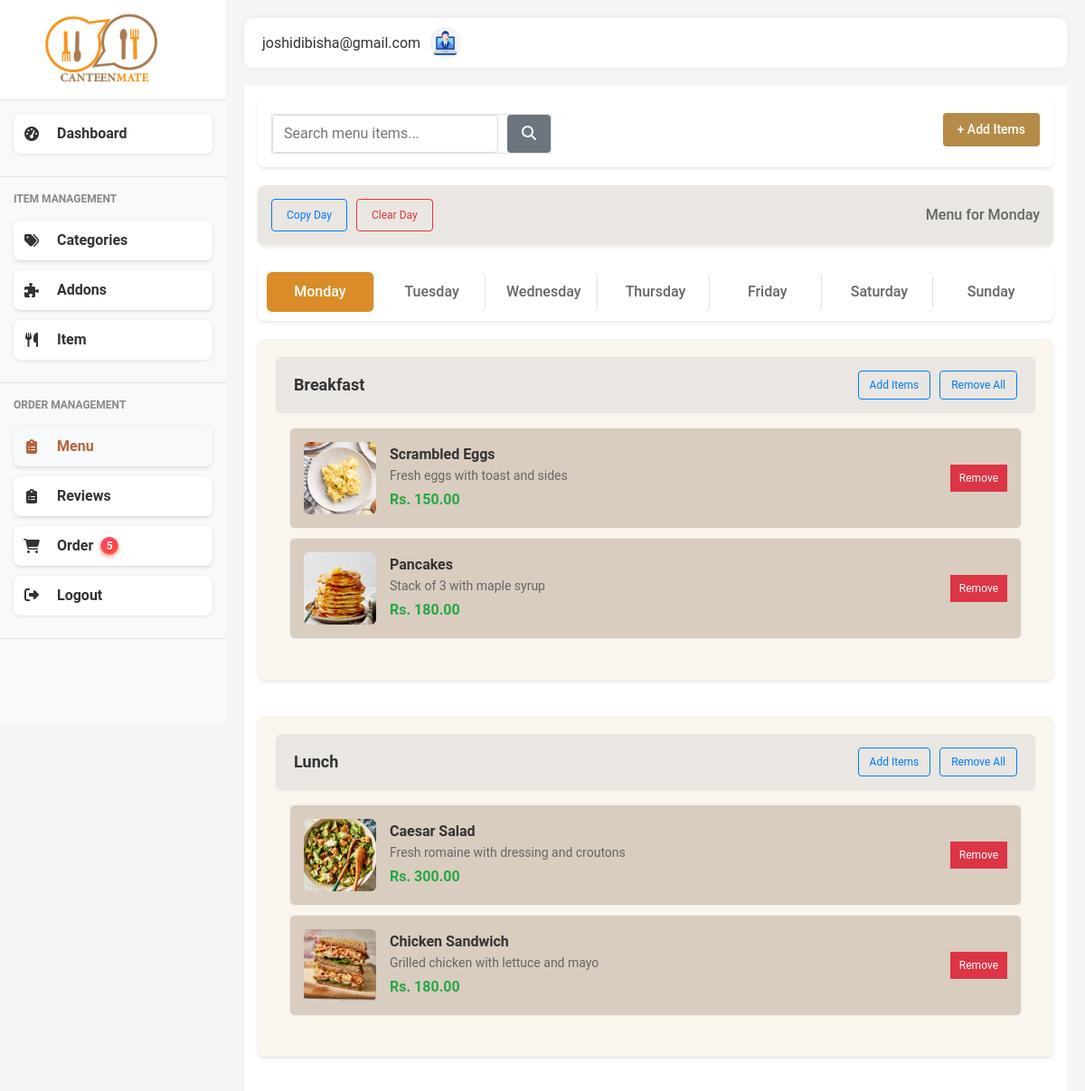
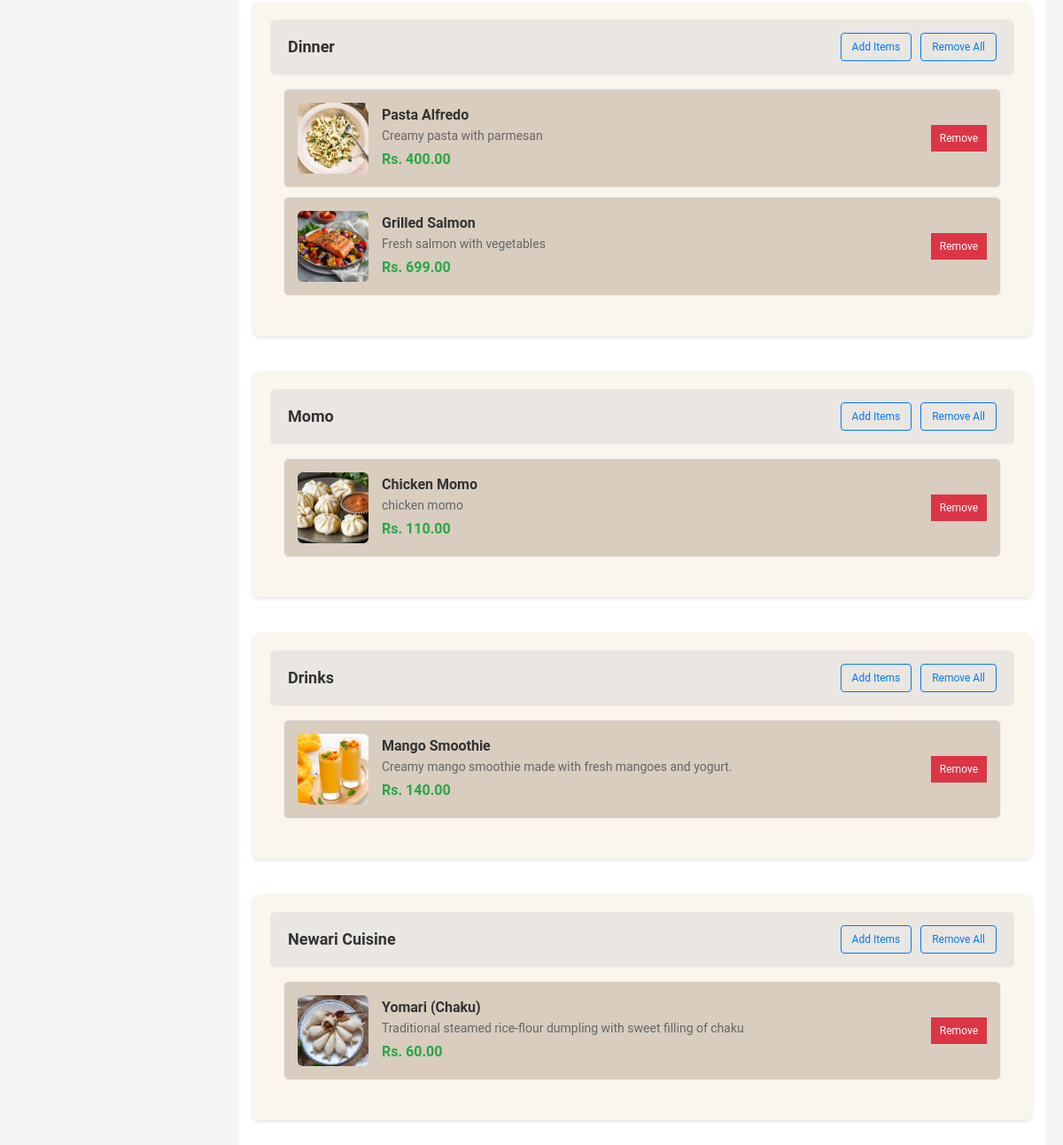
Page /admin/menu (signed in) on the committed database (2 pictures, top to bottom).
### models.py (models this page shows, shortened)
class User(db.Model):
    id = db.Column(db.Integer, primary_key=True)
    fullname = db.Column(db.String(100), nullable=False)
    email = db.Column(db.String(100), unique=True, nullable=False)
    password = db.Column(db.String(200), nullable=False)
    role = db.Column(db.String(20), nullable=False)
    phone = db.Column(db.String(10))
    created_at = db.Column(db.DateTime, server_default=db.func.now())

class Category(db.Model):
    __tablename__ = 'categories'
    id = db.Column(db.Integer, primary_key=True)
    name = db.Column(db.String(100), nullable=False, unique=True)
    status = db.Column(db.Boolean, default=True)  # Active or Inactive
    items = db.relationship('Item', backref='category', lazy=True, cascade='all, delete-orphan')

class Item(db.Model):
    __tablename__ = 'items'
    id = db.Column(db.Integer, primary_key=True)
    name = db.Column(db.String(100), nullable=False)
    price = db.Column(db.Float, nullable=False)
    category_id = db.Column(db.Integer, db.ForeignKey('categories.id'), nullable=False)
    description = db.Column(db.Text, nullable=True)
    image_filename = db.Column(db.String(255), nullable=True)
    available = db.Column(db.Boolean, default=True)
    attribute_values = db.relationship(
        'AttributeValue',
        secondary=item_attribute_values,
        back_populates='items'
    )
    addons = db.relationship(
        'Addon',
        secondary=addon_item_association,
        back_populates='items'
    )

### main.py (the view)
@app.route('/admin/menu')
@login_required
def menu():
    user_id = session['user_id']
    user = User.query.get(user_id)
    categories = Category.query.filter_by(status=True).all()
    available_items = Item.query.filter_by(available=True).all()
    current_day = request.args.get('day', 'monday')
    menu_items = {}
    for category in categories:
        menu_items[category.name] = []
    menu_entries = Menu.query.filter_by(day=current_day).all()
    for entry in menu_entries:
        if entry.category.name not in menu_items:
            menu_items[entry.category.name] = []
        menu_items[entry.category.name].append(entry.item)
    return render_template('admin/admin_menu.html',
                           user=user,
                           active_page='menu',
                           categories=categories,
                           available_items=available_items,
                           menu_items=menu_items,
                           current_day=current_day)

### main.py (called while the page is built)
def login_required(view):
    @functools.wraps(view)
    def wrapped_view(**kwargs):
        if 'user_id' not in session:
            flash('Please log in to access this page', 'warning')
            return redirect(url_for('login'))
        return view(**kwargs)
    return wrapped_view

@app.context_processor
def inject_new_orders_count():
    count = Order.query.filter_by(status='pending').count()
    print(count)
    return dict(new_orders_count=count)

### templates/admin/admin_menu.html (shortened to what this page needs)
{% extends "admin/admin_base.html" %}
{% block content %}
<div class="menu-management">
    <section class="action-bar">
        <div class="search-container">
            <form method="GET" action="{{ url_for('search_menu') }}">
                <input type="text" name="q" placeholder="Search menu items..." value="{{ search_query or '' }}">
                <button type="submit" class="search-btn"><i class="fas fa-search"></i></button>
            </form>
        </div>
        <button class="add-btn" id="add-menu-btn">+ Add Items</button>
    </section>
    <section class="menu-actions">
        <button type="button" onclick="openCopyModal()">Copy Day</button>
        <button type="button" onclick="confirmClearDay()" class="danger">Clear Day</button>
        <span>Menu for {{ current_day.title() }}</span>
    </section>
    <section class="menu-days">
        <a href="{{ url_for('menu', day='monday') }}" class="day-tab {{ 'active' if current_day == 'monday' else '' }}">Monday</a>
        <a href="{{ url_for('menu', day='tuesday') }}" class="day-tab {{ 'active' if current_day == 'tuesday' else '' }}">Tuesday</a>
        <a href="{{ url_for('menu', day='wednesday') }}" class="day-tab {{ 'active' if current_day == 'wednesday' else '' }}">Wednesday</a>
        <a href="{{ url_for('menu', day='thursday') }}" class="day-tab {{ 'active' if current_day == 'thursday' else '' }}">Thursday</a>
        <a href="{{ url_for('menu', day='friday') }}" class="day-tab {{ 'active' if current_day == 'friday' else '' }}">Friday</a>
        <a href="{{ url_for('menu', day='saturday') }}" class="day-tab {{ 'active' if current_day == 'saturday' else '' }}">Saturday</a>
        <a href="{{ url_for('menu', day='sunday') }}" class="day-tab {{ 'active' if current_day == 'sunday' else '' }}">Sunday</a>
    </section>
    <section class="menu-categories">
        {% for category_name, items in menu_items.items() %}
        <div class="category-section">
            <div class="category-header">
                <h3>{{ category_name }}</h3>
                <div class="category-actions">
                    <button class="add-items-btn" onclick="openAddModal('{{ category_name }}')">Add Items</button>
                    {% if items %}
                        <form method="POST" action="{{ url_for('toggle_menu_category') }}" style="display: inline;">
                            <button type="submit" class="edit-category" onclick="return confirm('Remove all {{ category_name }} items from {{ current_day.title() }} menu?')">Remove All</button>
                        </form>
                    {% endif %}
                </div>
            </div>
            <div class="menuitems">
                {% if items %}
                    {% for item in items %}
                    <div class="menu-itemss">
                        <img src="{{ url_for('static', filename='uploads/items/' + item.image_filename) if item.image_filename else url_for('static', filename='img/placeholder.jpg') }}" alt="{{ item.name }}">
                        <div class="item-details">
                            <h4>{{ item.name }}</h4>
                            <p>{{ item.description or 'No description available' }}</p>
                            <span class="price">Rs. {{ "%.2f"|format(item.price) }}</span>
                        </div>
                        <div class="item-actions">
                            <form method="POST" action="{{ url_for('remove_menu_item') }}" style="display: inline;">
                                <button type="submit" class="remove-item" onclick="return confirm('Remove {{ item.name }} from menu?')">Remove</button>
                            </form>
                        </div>
                    </div>
                    {% endfor %}
                {% else %}
                    <div class="empty-category">
                        <p>No items in {{ category_name }} for {{ current_day.title() }}</p>
                        <button class="add-items-btn" onclick="openAddModal('{{ category_name }}')">Add Items</button>
                    </div>
                {% endif %}
            </div>
        </div>
        {% endfor %}
    </section>
</div>
{% endblock %}

### templates/admin/admin_base.html (shortened to what this page needs)
<!DOCTYPE html>
<html lang="en">
<head>
    <link href="https://cdnjs.cloudflare.com/ajax/libs/bootstrap/5.3.0/css/bootstrap.min.css" rel="stylesheet">
    <link href="https://cdnjs.cloudflare.com/ajax/libs/font-awesome/6.4.0/css/all.min.css" rel="stylesheet">
    <link href="{{ url_for('static', filename='css/style.css') }}" rel="stylesheet">
    <link href="{{ url_for('static', filename='css/admin_styles.css') }}" rel="stylesheet">
    <link href="{{ url_for('static', filename='css/content-page.css') }}" rel="stylesheet">
</head>
<body>
    <div class="d-flex">
    <div class="sidebar">
        <div class="brand">
            <img src="{{ url_for('static', filename='img/logo.png') }}" href={{ url_for('dashboard')}} alt="Canteen Logo">
        </div>
        <nav>
            <div class="menu-section">
                <a href="{{ url_for('dashboard')}}" class="menu-item {% if active_page == 'dashboard' %}active{% endif %}">
                    <i class="fas fa-tachometer-alt"></i>
                    Dashboard
                </a>
            </div>
            <div class="menu-section">
                <div class="menu-title">ITEM MANAGEMENT</div>
                <a href="{{ url_for('categories') }}" class="menu-item {% if active_page == 'categories' %}active{% endif %}">
                    <i class="fas fa-tags"></i>
                    Categories
                </a>
                <a href="{{ url_for('addons')}}" class="menu-item {% if active_page == 'addons' %}active{% endif %}">
                    <i class="fas fa-puzzle-piece"></i>
                    Addons
                </a>
                <a href="{{ url_for('items')}}" class="menu-item  {% if active_page == 'items' %}active{% endif %}">
                    <i class="fas fa-utensils"></i>
                    Item
                </a>
            </div>
            <div class="menu-section">
                <div class="menu-title">ORDER MANAGEMENT</div>
                <a href="{{ url_for('menu') }}" class="menu-item  {% if active_page == 'menu' %}active{% endif %}">
                    <i class="fas fa-clipboard-list"></i>
                    Menu
                </a>
                <a href="{{ url_for('admin_reviews') }}" class="menu-item  {% if active_page == 'reviews' %}active{% endif %}">
                    <i class="fas fa-clipboard-list"></i>
                    Reviews
                </a>
               <a href="{{ url_for('admin_orders') }}" class="menu-item {% if active_page == 'admin_orders' %}active{% endif %}">
                <i class="fas fa-shopping-cart"></i>
                Order
                {% if new_orders_count > 0 %}
                <span class="order_badge">{{ new_orders_count }}</span>
                {% endif %}
            </a>
                <a href="{{ url_for('logout') }}" class="menu-item {% if active_page == 'logout' %}active{% endif %}">
                    <div class="menu-icon"><i class="fas fa-sign-out-alt"></i></div>
                    <div class="menu-text">Logout</div>
                </a>
            </div>
        </nav>
    </div>
    <div class="content-wrapper">
        <div class="top-navbar">
            <div class="d-flex align-items-center">
                <div class="user-profile">
                    <div class="user-info">
                        <div class="user-email">{{ user.email }}</div>
                    </div>
                    <img src="{{ url_for('static', filename='img/admin.jpg') }}" alt="User Avatar">
                </div>
            </div>
        </div>
    {% block content %}{% endblock %}
</body>
</html>

### static/css/style.css (style rules this page uses)
:root { --primary-color: #f7941d; --secondary-color: #e74c3c; --light-gray: #f8f9fa; --dark-gray: #343a40; --success-color: #28a745; --warning-color: #ffc107; --danger-color: #dc3545; --border-color: #dee2e6; }
body { font-family: 'Segoe UI', Tahoma, Geneva, Verdana, sans-serif; background-color: #f5f5f5; overflow-x: hidden; }
.d-flex { display: flex; }
.sidebar { height: 100vh; flex: 0 0 clamp(200px, 25%, 250px); overflow-y: auto; position: fixed; width: clamp(200px, 25%, 250px); background-color: #f8f9fa; transition: transform 0.3s ease, width 0.3s ease; z-index: 1000; }
.brand { background-color: white; padding: 15px; border-bottom: 1px solid var(--border-color); display: flex; align-items: center; padding-left: 20%; }
.brand img { height: 80px; }
.menu-section { padding: 15px; border-bottom: 1px solid var(--border-color); }
.menu-title { font-size: 12px; color: #888; font-weight: bold; margin-bottom: 15px; text-transform: uppercase; }
.menu-item { display: flex; align-items: center; gap: 8px; background: #fff; padding: 12px 20px; margin-bottom: 10px; border-radius: 8px; text-decoration: none; color: #333; box-shadow: 0 1px 4px rgb(0 0 0 / 0.1); width: 220px; font-weight: 600; user-select: none; }
.order_badge { display: inline-flex; align-items: center; justify-content: center; min-width: 20px; height: 20px; padding: 0 6px; font-size: 12px; font-weight: 600; color: white; background: linear-gradient(135deg, #ff416c, #ff4b2b); border-radius: 12px; box-shadow: 0 2px 4px rgba(255, 75, 43, 0.5), inset 0 -1px 2px rgba(255, 255, 255, 0.3); user-select: none; transition: background 0.3s ease, transform 0.15s ease; cursor: default; text-shadow: 0 1px 1px rgba(0,0,0,0.2); }
.menu-item:hover, .menu-item.active { background-color: var(--light-gray); color: #b4623c; }
.menu-item i { width: 20px; text-align: center; margin-right: 10px; }
.content-wrapper { margin-left: clamp(200px, 25%, 250px); padding: 20px; width: calc(100% - clamp(200px, 25%, 250px)); transition: margin-left 0.3s ease, width 0.3s ease; overflow-x: hidden; }
.top-navbar { display: flex; justify-content: space-between; align-items: center; background-color: white; border-radius: 10px; padding: 10px 20px; margin-bottom: 20px; box-shadow: 0 0 10px rgba(0,0,0,0.05); }
.user-profile { display: flex; align-items: center; gap: 10px; }
.user-profile img { width: 40px; height: 40px; border-radius: 50%; object-fit: cover; }
.user-profile .user-info { display: flex; flex-direction: column; }
.category-section { background-color: white; margin-bottom: 20px; border-radius: var(--border-radius); box-shadow: var(--shadow); overflow: hidden; margin: 0 auto; padding: 20px; color: #333; }
.add-btn { background-color: #007bff; color: white; border: none; padding: 8px 16px; font-size: 14px; border-radius: 5px; cursor: pointer; display: flex; align-items: center; gap: 6px; transition: background-color 0.3s ease; }

### rows in the picture
User: email "joshidibisha@gmail.com"
Category: name "Breakfast"
Item: image_filename (picture), name "Scrambled Eggs", description "Fresh eggs with toast and sides", price "150.00"
Item: image_filename (picture), name "Pancakes", description "Stack of 3 with maple syrup", price "180.00"
Category: name "Lunch"
Item: image_filename (picture), name "Caesar Salad", description "Fresh romaine with dressing and croutons", price "300.00"
Item: image_filename (picture), name "Chicken Sandwich", description "Grilled chicken with lettuce and mayo", price "180.00"
Category: name "Dinner"
Item: image_filename (picture), name "Pasta Alfredo", description "Creamy pasta with parmesan", price "400.00"
Item: image_filename (picture), name "Grilled Salmon", description "Fresh salmon with vegetables", price "699.00"
Category: name "Momo"
Item: image_filename (picture), name "Chicken Momo", description "chicken momo", price "110.00"
Category: name "Drinks"
Item: image_filename (picture), name "Mango Smoothie", description "Creamy mango smoothie made with fresh mangoes and yogurt.", price "140.00"
Category: name "Newari Cuisine"
Item: image_filename (picture), name "Yomari (Chaku)", description "Traditional steamed rice-flour dumpling with sweet filling of chaku", price "60.00"

### other values in the picture
{{ new_orders_count }} "5"
{{ current_day.title() }} "Monday"
